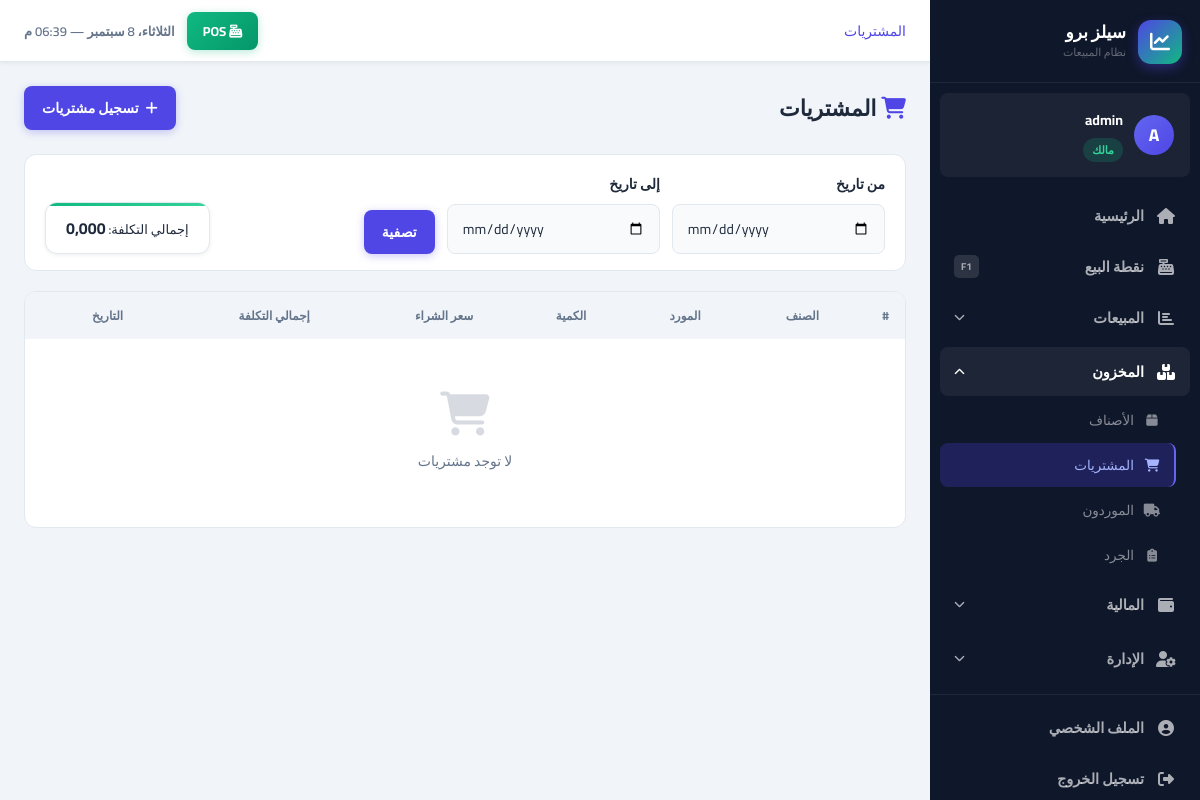
Page /inventory/purchases/ (signed in) on the committed database.
### accounts/models.py (models this page shows, shortened)
class User(AbstractUser):
    role = models.ForeignKey(
        Role, on_delete=models.PROTECT, null=True, blank=True,
        related_name='users', verbose_name='الدور الوظيفي',
        help_text='فارغ لصاحب الحساب الرئيسي فقط'
    )
    parent = models.ForeignKey(
        'self', on_delete=models.CASCADE, null=True, blank=True,
        related_name='employees', verbose_name='المالك الرئيسي'
    )
    phone = models.CharField(max_length=20, blank=True, verbose_name='الهاتف')
    is_active = models.BooleanField(default=True, verbose_name='نشط')
    created_at = models.DateTimeField(auto_now_add=True)
    class Meta:
        verbose_name = 'مستخدم'
        verbose_name_plural = 'المستخدمون'
    def get_owner(self):
        if self.is_owner_account:
            return self
        return self.parent.get_owner()
    @property
    def is_owner_account(self):
        return self.parent_id is None
    def can_manage_users(self):
        return self.is_owner_account or self.has_perm_flag('can_manage_users')
    @property
    def role_label(self):
        if self.is_owner_account:
            return 'مالك'
        return self.role.name if self.role_id else '—'
    @property
    def role_slug(self):
        if self.is_owner_account:
            return 'owner'
        if not self.role_id:
            return 'custom'
        mapping = {'مدير': 'manager', 'كاشير': 'cashier', 'مشاهد': 'viewer'}
        return mapping.get(self.role.name, 'custom')

### inventory/views.py (the view)
# urls.py: path('purchases/', views.purchase_list, name='purchase_list'),
@login_required
def purchase_list(request):
    owner     = request.user.get_owner()
    purchases = Purchase.objects.filter(owner=owner).select_related('product', 'supplier')
    date_from  = request.GET.get('date_from', '')
    date_to    = request.GET.get('date_to', '')
    product_id = request.GET.get('product', '')
    if date_from:   purchases = purchases.filter(purchase_date__gte=date_from)
    if date_to:     purchases = purchases.filter(purchase_date__lte=date_to)
    if product_id:  purchases = purchases.filter(product_id=product_id)
    total_cost = purchases.aggregate(t=Sum('total_cost'))['t'] or 0
    products   = Product.objects.filter(owner=owner, is_active=True)
    paginator  = Paginator(purchases, 20)
    page       = paginator.get_page(request.GET.get('page'))
    return render(request, 'inventory/purchase_list.html', {
        'page_obj': page, 'total_cost': total_cost,
        'products': products, 'date_from': date_from, 'date_to': date_to,
    })

### core/context_processors.py (called while the page is built)
def global_context(request):
    context = {}
    if request.user.is_authenticated:
        owner = request.user.get_owner()
        low_stock_count = Product.objects.filter(
            owner=owner,
            current_stock__lte=F('min_stock')
        ).count()
        context['low_stock_count'] = low_stock_count
        context['current_user'] = request.user
    return context

### templates/inventory/purchase_list.html (shortened to what this page needs)
{% extends 'base/base.html' %}
{% block breadcrumb %}<a href="/inventory/purchases/">المشتريات</a>{% endblock %}
{% block content %}
<div class="page-header">
<div><h1 class="page-title"><i class="fas fa-shopping-cart" style="color:var(--primary)"></i> المشتريات</h1></div>
<div class="page-actions"><a href="/inventory/purchases/create/" class="btn btn-primary"><i class="fas fa-plus"></i> تسجيل مشتريات</a></div>
</div>
<form method="get" class="filter-bar">
<div class="form-group"><label class="form-label">من تاريخ</label><input type="date" name="date_from" class="form-control" value="{{ date_from }}"></div>
<div class="form-group"><label class="form-label">إلى تاريخ</label><input type="date" name="date_to" class="form-control" value="{{ date_to }}"></div>
<div class="form-group" style="min-width:auto;"><label class="form-label">&nbsp;</label><button type="submit" class="btn btn-primary">تصفية</button></div>
<div style="margin-right:auto;display:flex;align-items:flex-end;"><div class="stat-card success" style="padding:10px 20px;margin:0;"><span style="font-size:13px;color:var(--text-muted);">إجمالي التكلفة: </span><strong>{{ total_cost|floatformat:3 }}</strong></div></div>
</form>
<div class="table-container"><table>
<thead><tr><th>#</th><th>الصنف</th><th>المورد</th><th>الكمية</th><th>سعر الشراء</th><th>إجمالي التكلفة</th><th>التاريخ</th></tr></thead>
<tbody>
{% for p in page_obj %}
<tr>
<td>{{ p.pk }}</td><td class="fw-bold">{{ p.product.name }}</td>
<td>{{ p.supplier.name|default:"-" }}</td>
<td>{{ p.quantity|floatformat:2 }}</td>
<td>{{ p.purchase_price|floatformat:3 }}</td>
<td class="fw-bold text-primary">{{ p.total_cost|floatformat:3 }}</td>
<td>{{ p.purchase_date|date:"Y/m/d" }}</td>
</tr>
{% empty %}<tr><td colspan="7"><div class="no-data"><i class="fas fa-shopping-cart"></i>لا توجد مشتريات</div></td></tr>
{% endfor %}
</tbody></table></div>
{% endblock %}

### templates/base/base.html (shortened to what this page needs)
<!DOCTYPE html>
<html lang="ar" dir="rtl">
<head>
    <link rel="stylesheet" href="https://cdnjs.cloudflare.com/ajax/libs/font-awesome/6.5.0/css/all.min.css">
    <link rel="stylesheet" href="/static/css/main.css">
</head>
<body>
{% if user.is_authenticated %}
<aside class="sidebar" id="sidebar">
    <div class="sb-brand">
        <div class="sb-logo"><i class="fas fa-chart-line"></i></div>
        <div>
            <div class="sb-name">سيلز برو</div>
            <div class="sb-sub">نظام المبيعات</div>
        </div>
    </div>
    <div class="sb-user">
        <div class="sb-avatar">{{ user.first_name.0|default:user.username.0|upper }}</div>
        <div class="sb-user-info">
            <span class="sb-user-name">{{ user.get_full_name|default:user.username }}</span>
            <span class="sb-role role-{{ user.role_slug }}">{{ user.role_label }}</span>
        </div>
    </div>
    <nav class="sb-nav">
        <a href="/dashboard/" class="sb-link {% if request.path == '/dashboard/' %}active{% endif %}">
            <span class="sb-icon"><i class="fas fa-home"></i></span>
            <span>الرئيسية</span>
        </a>
        <a href="/pos/" class="sb-link sb-pos {% if '/pos/' in request.path %}active{% endif %}">
            <span class="sb-icon"><i class="fas fa-cash-register"></i></span>
            <span>نقطة البيع</span>
            <span class="sb-key">F1</span>
        </a>
        <div class="sb-group">
            <button class="sb-group-btn {% if '/sales/' in request.path or '/customers/' in request.path %}open{% endif %}"
                    onclick="toggleGroup(this)">
                <span class="sb-icon"><i class="fas fa-chart-bar"></i></span>
                <span>المبيعات</span>
                <i class="fas fa-chevron-down sb-arrow"></i>
            </button>
        </div>
        <div class="sb-group">
            <button class="sb-group-btn {% if '/inventory/' in request.path %}open{% endif %}"
                    onclick="toggleGroup(this)">
                <span class="sb-icon"><i class="fas fa-boxes"></i></span>
                <span>المخزون</span>
                <i class="fas fa-chevron-down sb-arrow"></i>
            </button>
            <div class="sb-group-items {% if '/inventory/' in request.path %}show{% endif %}">
                <a href="/inventory/" class="sb-sub-link {% if '/inventory/' in request.path and 'purchase' not in request.path and 'supplier' not in request.path and 'report' not in request.path %}active{% endif %}">
                    <i class="fas fa-box"></i> الأصناف
                </a>
                <a href="/inventory/purchases/" class="sb-sub-link {% if 'purchases' in request.path %}active{% endif %}">
                    <i class="fas fa-shopping-cart"></i> المشتريات
                </a>
                <a href="/inventory/suppliers/" class="sb-sub-link {% if 'suppliers' in request.path %}active{% endif %}">
                    <i class="fas fa-truck"></i> الموردون
                </a>
                <a href="/inventory/report/" class="sb-sub-link {% if 'inventory/report' in request.path %}active{% endif %}">
                    <i class="fas fa-clipboard-list"></i> الجرد
                </a>
            </div>
        </div>
        <div class="sb-group">
            <button class="sb-group-btn {% if '/expenses/' in request.path or '/reports/' in request.path %}open{% endif %}"
                    onclick="toggleGroup(this)">
                <span class="sb-icon"><i class="fas fa-wallet"></i></span>
                <span>المالية</span>
                <i class="fas fa-chevron-down sb-arrow"></i>
            </button>
        </div>
        {% if user.can_manage_users %}
        <div class="sb-group">
            <button class="sb-group-btn {% if '/accounts/users' in request.path or '/accounts/roles' in request.path %}open{% endif %}"
                    onclick="toggleGroup(this)">
                <span class="sb-icon"><i class="fas fa-user-cog"></i></span>
                <span>الإدارة</span>
                <i class="fas fa-chevron-down sb-arrow"></i>
            </button>
        </div>
        {% endif %}
    </nav>
    <div class="sb-footer">
        <a href="/accounts/profile/" class="sb-link {% if '/accounts/profile/' in request.path %}active{% endif %}">
            <span class="sb-icon"><i class="fas fa-user-circle"></i></span>
            <span>الملف الشخصي</span>
        </a>
        <a href="/accounts/logout/" class="sb-link sb-logout">
            <span class="sb-icon"><i class="fas fa-sign-out-alt"></i></span>
            <span>تسجيل الخروج</span>
        </a>
    </div>
</aside>
<div class="main-wrapper">
    <header class="topbar">
        <div class="topbar-start">
            <div class="breadcrumb-nav">{% block breadcrumb %}{% endblock %}</div>
        </div>
        <div class="topbar-end">
            <a href="/pos/" class="topbar-pos"><i class="fas fa-cash-register"></i> POS</a>
            <div class="topbar-clock" id="topbarClock"></div>
        </div>
    </header>
    <main class="page-content">
        {% block content %}{% endblock %}
    </main>
</div>
{% else %}
{% block auth_content %}{% endblock %}
{% endif %}
</body>
</html>

### rows in the picture
User: first_name.0 "A", get_full_name "admin", role_label "مالك"

### other values in the picture
{{ total_cost|floatformat:3 }} "0,000"
